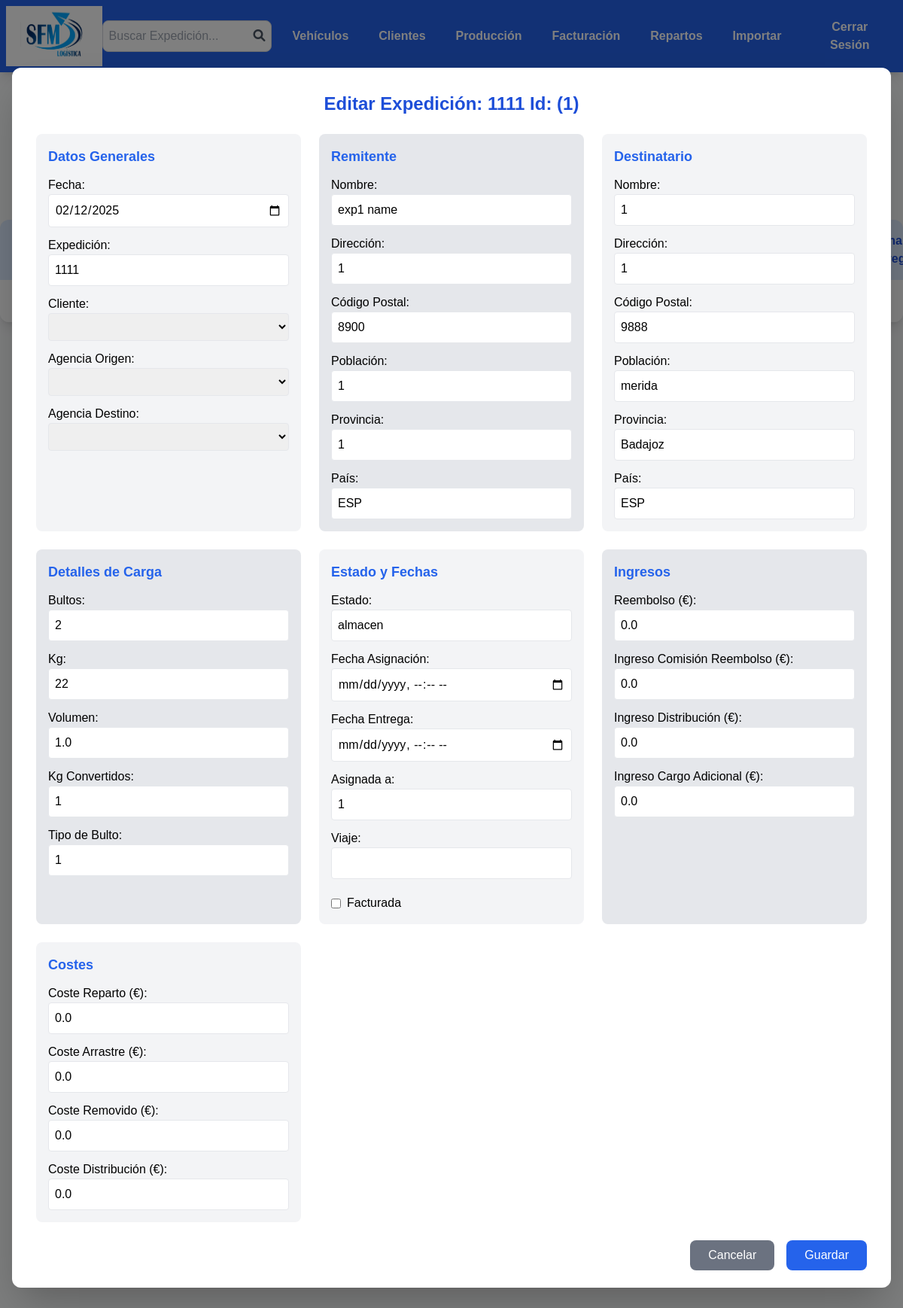
Before: /consultar_expedicion?id=1 with the older database file.
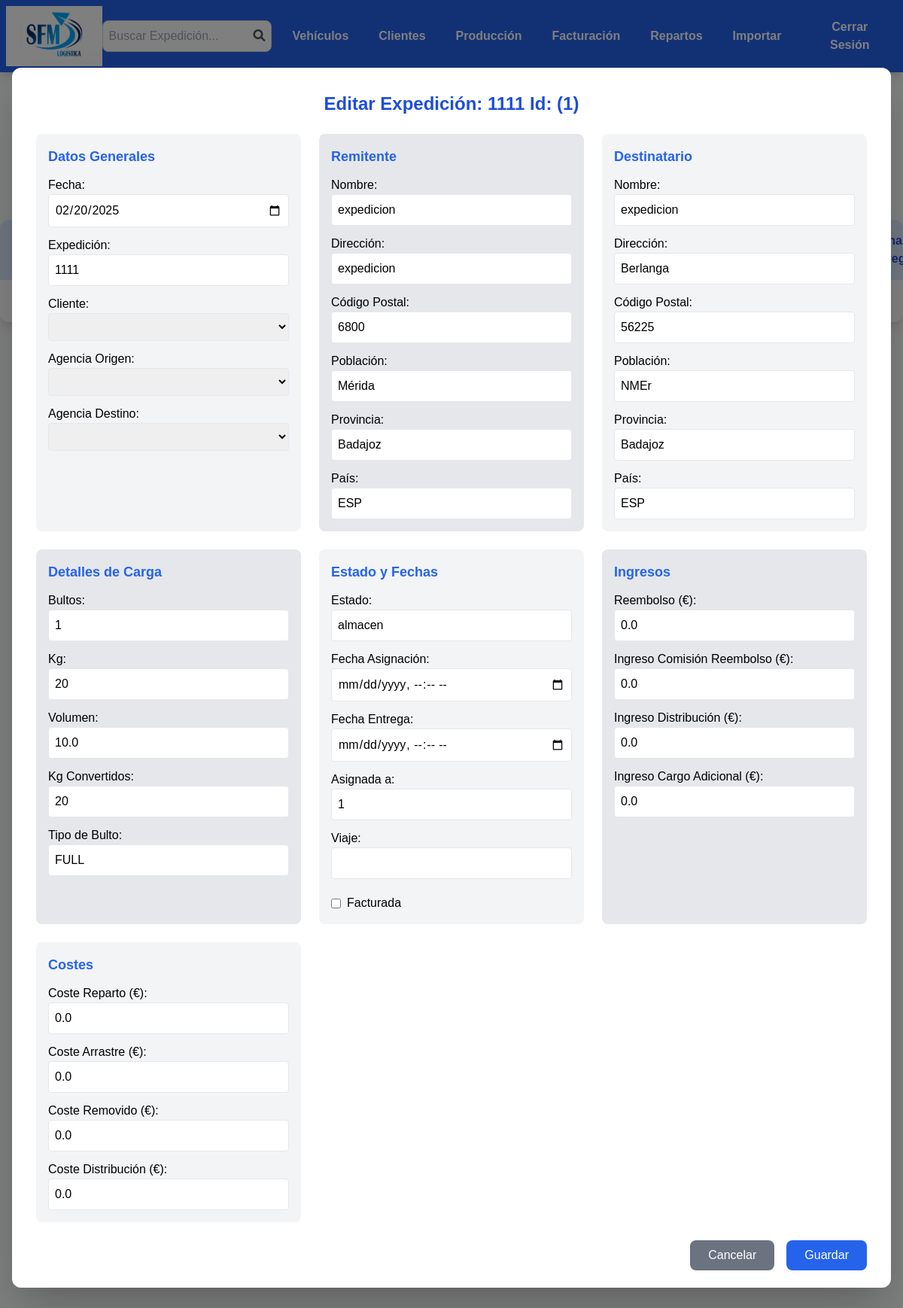
After: the same page with the newer database file.
### models.py (models this page shows, shortened)
class Expedicion(Base):
    __tablename__ = "expedicion"
    id = Column(Integer, primary_key=True, autoincrement=True, nullable=False)
    fecha = Column(DateTime, nullable=False)
    expedicion = Column(Integer, nullable=False)
    agencia_origen = Column(String(200), nullable=False)
    agencia_destino = Column(String(200), nullable=False)
    cliente = Column(String(200), nullable=False)
    remitente = Column(String(200), nullable=False)
    dir_remitente = Column(String(200), nullable=True)
    cod_postal_remitente = Column(Integer, nullable=False)
    poblacion_remitente = Column(String(200), nullable=False)
    provincia_remitente = Column(String(200), nullable=False)
    pais_remitente = Column(String(100), nullable=False)
    tlf_remitente = Column(String(200), nullable=True)
    destinatario = Column(String(200), nullable=False)
    dir_destinatario = Column(String(200), nullable=False)
    cod_postal_destinatario = Column(Integer, nullable=False)
    poblacion_destinatario = Column(String(200), nullable=False)
    provincia_destinatario = Column(String(200), nullable=False)
    pais_destinatario = Column(String(100), nullable=False)
    tlf_destinatario = Column(String(200), nullable=True)
    bultos = Column(Integer, nullable=False)
    kg = Column(Integer, nullable=False)
    volumen = Column(Float, nullable=True)
    kg_conv = Column(Integer, nullable=False)
    tipo_bulto = Column(String(100), nullable=True)
    reembolso = Column(Float, nullable=True, default=0.0)
    estado = Column(Enum("almacen", "en reparto", "entregado", name="estado_expedicion"), nullable=False,
                    default="almacen")
    fecha_asignacion = Column(DateTime, nullable=True)
    fecha_entrega = Column(DateTime, nullable=True)
    facturada = Column(Boolean, default=False)
    asignada_a = Column(String, default=True)
    viaje = Column(Integer, nullable=True)
    ingreso_com_reembolso = Column(Float, nullable=True, default=0.0)
    ingreso_distribucion = Column(Float, nullable=True, default=0.0)
    ingreso_cargo_adicional = Column(Float, nullable=True, default=0.0)
    coste_reparto = Column(Float, nullable=True, default=0.0)
    coste_arrastre = Column(Float, nullable=True, default=0.0)
    coste_removido = Column(Float, nullable=True, default=0.0)
    coste_distribucion = Column(Float, nullable=True, default=0.0)
    albaran_entrega = Column(Boolean, default=False)
    albaran_cliente = Column(Boolean, default=False)
    observaciones = Column(String(200), nullable=True)
    incidencia_tipo = Column(Enum("ausente", "rechazado", "sin tiempo", "0", name="incidencia_tipo"), nullable=True,
                    default="0")
    fecha_incidencia = Column(DateTime, nullable=True)
    incidencia_ampliacion = Column(String(200), nullable=True)
    dev_alb_firmado = Column(Boolean, default=False)
    __table_args__ = (
        UniqueConstraint('expedicion', 'cliente', name='_expedicion_cliente_uc'),
    )

### metodos/consultar_expedicion.py (the view)
    @app.route('/consultar_expedicion', methods=['GET'])
    def consultar_expedicion():
        expedicion_id = request.args.get('id')
        if not expedicion_id:
            return render_template('repartos.html', error="Por favor, ingrese un número de expedición.")
        expedicion = db.session.query(Expedicion).filter_by(id=expedicion_id).first()
        if not expedicion:
            expedicion = db.session.query(Expedicion).filter_by(expedicion=expedicion_id).first()
        if not expedicion:
            return render_template('repartos.html', error="Expedición no encontrada.")
        return render_template('repartos.html', expedicion=expedicion, abrir_modal=True)

### templates/repartos.html (shortened to what the changed rows need)
<!DOCTYPE html>
<html lang="es">
<head>
    <link href="https://cdnjs.cloudflare.com/ajax/libs/font-awesome/6.0.0-beta3/css/all.min.css" rel="stylesheet">
    <script src="https://cdn.tailwindcss.com"></script>
</head>
<body class="bg-gray-50">
    <div class="flex flex-col mt-6 mx-6">
        <h2 class="text-2xl font-semibold text-blue-700 mb-6">Gestión de repartos</h2>
</div>
        <div class="overflow-x-auto bg-white shadow-lg rounded-xl">
            <table id="expedicionTable" class="min-w-full table-auto">
                <thead>
                    <tr class="bg-blue-100 text-blue-700">
                        <th class="px-6 py-4 text-left">ID</th>
                        <th class="px-6 py-4 text-left">Fecha</th>
                        <th class="px-6 py-4 text-left">Expedición</th>
                        <th class="px-6 py-4 text-left">Cliente</th>
                        <th class="px-6 py-4 text-left">Destinatario</th>
                        <th class="px-6 py-4 text-left">Bultos</th>
                        <th class="px-6 py-4 text-left">Kg</th>
                        <th class="px-6 py-4 text-left">Estado</th>
                        <th class="px-6 py-4 text-left">Fecha Asignado</th>
                        <th class="px-6 py-4 text-left">Asignado</th>
                        <th class="px-6 py-4 text-left">Viaje</th>
                        <th class="px-6 py-4 text-left">Fecha Entrega</th>
                    </tr>
                </thead>
            </table>
        </div>
    {% include 'modal_grabar_expedicion.html' %}
    {% include 'modal_editar_expedicion.html' %}
</body>
</html>

### templates/modal_editar_expedicion.html (shortened to what the changed rows need)
<!DOCTYPE html>
<html lang="es">
<head>
    <script src="https://cdn.tailwindcss.com"></script>
</head>
<body>
<div id="expedicionEditModal" class="fixed inset-0 flex items-center justify-center bg-black bg-opacity-50 {% if not expedicion %}hidden{% endif %}">
    <div class="bg-white rounded-xl shadow-2xl w-full max-w-7xl mx-4 p-8 max-h-[90vh] overflow-y-auto">
        <h2 class="text-2xl font-bold mb-6 text-blue-700 text-center">Editar Expedición: {{ expedicion.expedicion }} Id: ({{ expedicion.id }})</h2>
        <form id="expedicionEditForm" method="POST" action="{{ url_for('editar_expedicion', id=expedicion.id) if expedicion else '#' }}">
            <div class="grid grid-cols-1 md:grid-cols-3 gap-6">
                <div class="bg-gray-100 p-4 rounded-lg">
                    <div class="grid gap-3">
                        <label class="block">Fecha:
                            <input type="date" name="fecha" class="w-full p-2 border rounded"
                                   value="{{ expedicion.fecha.strftime('%Y-%m-%d') if expedicion and expedicion.fecha else '' }}" required>
                        </label>
                        <label class="block">Expedición:
                            <input type="number" name="expedicion" class="w-full p-2 border rounded"
                                   value="{{ expedicion.expedicion if expedicion else '' }}" required>
                        </label>
                    </div>
                </div>
                <div class="bg-gray-200 p-4 rounded-lg">
                    <div class="grid gap-3">
                        <label class="block">Nombre:
                            <input type="text" name="remitente" class="w-full p-2 border rounded"
                                   value="{{ expedicion.remitente if expedicion else '' }}" required>
                        </label>
                        <label class="block">Dirección:
                            <input type="text" name="dir_remitente" class="w-full p-2 border rounded"
                                   value="{{ expedicion.dir_remitente if expedicion else '' }}">
                        </label>
                        <label class="block">Código Postal:
                            <input type="number" name="cod_postal_remitente" class="w-full p-2 border rounded"
                                   value="{{ expedicion.cod_postal_remitente if expedicion else '' }}" required>
                        </label>
                        <label class="block">Población:
                            <input type="text" name="poblacion_remitente" class="w-full p-2 border rounded"
                                   value="{{ expedicion.poblacion_remitente if expedicion else '' }}">
                        </label>
                        <label class="block">Provincia:
                            <input type="text" name="provincia_remitente" class="w-full p-2 border rounded"
                                   value="{{ expedicion.provincia_remitente if expedicion else '' }}">
                        </label>
                        <label class="block">País:
                            <input type="text" name="pais_remitente" class="w-full p-2 border rounded"
                                   value="{{ expedicion.pais_remitente if expedicion else '' }}" required>
                        </label>
                    </div>
                </div>
                <div class="bg-gray-100 p-4 rounded-lg">
                    <div class="grid gap-3">
                        <label class="block">Nombre:
                            <input type="text" name="destinatario" class="w-full p-2 border rounded"
                                   value="{{ expedicion.destinatario if expedicion else '' }}" required>
                        </label>
                        <label class="block">Dirección:
                            <input type="text" name="dir_destinatario" class="w-full p-2 border rounded"
                                   value="{{ expedicion.dir_destinatario if expedicion else '' }}" required>
                        </label>
                        <label class="block">Código Postal:
                            <input type="number" name="cod_postal_destinatario" class="w-full p-2 border rounded"
                                   value="{{ expedicion.cod_postal_destinatario if expedicion else '' }}" required>
                        </label>
                        <label class="block">Población:
                            <input type="text" name="poblacion_destinatario" class="w-full p-2 border rounded"
                                   value="{{ expedicion.poblacion_destinatario if expedicion else '' }}" required>
                        </label>
                        <label class="block">Provincia:
                            <input type="text" name="provincia_destinatario" class="w-full p-2 border rounded"
                                   value="{{ expedicion.provincia_destinatario if expedicion else '' }}" required>
                        </label>
                        <label class="block">País:
                            <input type="text" name="pais_destinatario" class="w-full p-2 border rounded"
                                   value="{{ expedicion.pais_destinatario if expedicion else '' }}" required>
                        </label>
                    </div>
                </div>
                <div class="bg-gray-200 p-4 rounded-lg">
                    <div class="grid gap-3">
                        <label class="block">Bultos:
                            <input type="number" name="bultos" class="w-full p-2 border rounded"
                                   value="{{ expedicion.bultos if expedicion else '' }}" required>
                        </label>
                        <label class="block">Kg:
                            <input type="number" name="kg" class="w-full p-2 border rounded"
                                   value="{{ expedicion.kg if expedicion else '' }}" required>
                        </label>
                        <label class="block">Volumen:
                            <input type="number" step="0.01" name="volumen" class="w-full p-2 border rounded"
                                   value="{{ expedicion.volumen if expedicion else '' }}">
                        </label>
                        <label class="block">Kg Convertidos:
                            <input type="number" name="kg_conv" class="w-full p-2 border rounded"
                                   value="{{ expedicion.kg_conv if expedicion else '' }}" required>
                        </label>
                        <label class="block">Tipo de Bulto:
                            <input type="text" name="tipo_bulto" class="w-full p-2 border rounded"
                                   value="{{ expedicion.tipo_bulto if expedicion else '' }}">
                        </label>
                    </div>
                </div>
                <div class="bg-gray-100 p-4 rounded-lg">
                    <div class="grid gap-3">
                        <label class="block">Estado:
                            <input type="text" step="0.01" id="editEstado" name="estado" class="w-full p-2 border rounded"
                               value="{{ expedicion.estado if expedicion else '' }}">
                        </label>
                        <label class="block">Asignada a:
                            <input type="text" name="asignada_a" class="w-full p-2 border rounded"
                                   value="{{ expedicion.asignada_a if expedicion else '' }}">
                        </label>
                        <label class="block">Viaje:
                            <input type="number" name="viaje" class="w-full p-2 border rounded"
                                   value="{{ expedicion.viaje if expedicion else '' }}">
                        </label>
                        <div class="flex items-center mt-2">
                            <input type="checkbox" name="facturada" class="mr-2"
                                   {% if expedicion and expedicion.facturada %}checked{% endif %}>
                            <label>Facturada</label>
                        </div>
                    </div>
                </div>
                <div class="bg-gray-200 p-4 rounded-lg">
                    <div class="grid gap-3">
                        <label class="block">Reembolso (€):
                            <input type="number" step="0.01" name="reembolso" class="w-full p-2 border rounded"
                                   value="{{ expedicion.reembolso if expedicion else '0.00' }}">
                        </label>
                        <label class="block">Ingreso Comisión Reembolso (€):
                            <input type="number" step="0.01" name="ingreso_com_reembolso" class="w-full p-2 border rounded"
                                   value="{{ expedicion.ingreso_com_reembolso if expedicion else '0.00' }}">
                        </label>
                        <label class="block">Ingreso Distribución (€):
                            <input type="number" step="0.01" name="ingreso_distribucion" class="w-full p-2 border rounded"
                                   value="{{ expedicion.ingreso_distribucion if expedicion else '0.00' }}">
                        </label>
                        <label class="block">Ingreso Cargo Adicional (€):
                            <input type="number" step="0.01" name="ingreso_cargo_adicional" class="w-full p-2 border rounded"
                                   value="{{ expedicion.ingreso_cargo_adicional if expedicion else '0.00' }}">
                        </label>
                    </div>
                </div>
                <div class="bg-gray-100 p-4 rounded-lg">
                    <div class="grid gap-3">
                        <label class="block">Coste Reparto (€):
                            <input type="number" step="0.01" name="coste_reparto" class="w-full p-2 border rounded"
                                   value="{{ expedicion.coste_reparto if expedicion else '0.00' }}">
                        </label>
                        <label class="block">Coste Arrastre (€):
                            <input type="number" step="0.01" name="coste_arrastre" class="w-full p-2 border rounded"
                                   value="{{ expedicion.coste_arrastre if expedicion else '0.00' }}">
                        </label>
                        <label class="block">Coste Removido (€):
                            <input type="number" step="0.01" name="coste_removido" class="w-full p-2 border rounded"
                                   value="{{ expedicion.coste_removido if expedicion else '0.00' }}">
                        </label>
                        <label class="block">Coste Distribución (€):
                            <input type="number" step="0.01" name="coste_distribucion" class="w-full p-2 border rounded"
                                   value="{{ expedicion.coste_distribucion if expedicion else '0.00' }}">
                        </label>
                    </div>
                </div>
            </div>
            <div class="flex justify-end space-x-4 mt-6">
            </div>
        </form>
    </div>
</div>
</body>
</html>

Changed rows visible on the page:
changed Expedicion "Badajoz": fecha "02/12/2025" → "02/20/2025"; remitente "exp1 name" → "expedicion"; dir_remitente "1" → "expedicion"; cod_postal_remitente "8900" → "6800"; poblacion_remitente "1" → "Mérida"; provincia_remitente "1" → "Badajoz"; destinatario "1" → "expedicion"; dir_destinatario "1" → "Berlanga"; cod_postal_destinatario "9888" → "56225"; poblacion_destinatario "merida" → "NMEr"; bultos "2" → "1"; kg "22" → "20"; volumen "1.0" → "10.0"; kg_conv "1" → "20"; tipo_bulto "1" → "FULL"
